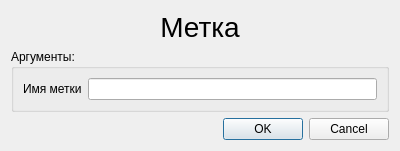
<?xml version="1.0" encoding="UTF-8"?>
<ui version="4.0">
 <class>LabelDialog</class>
 <widget class="QDialog" name="LabelDialog">
  <property name="geometry">
   <rect>
    <x>0</x>
    <y>0</y>
    <width>400</width>
    <height>150</height>
   </rect>
  </property>
  <property name="windowTitle">
   <string>Метка</string>
  </property>
  <property name="toolTip">
   <string>&lt;html&gt;&lt;head/&gt;&lt;body&gt;&lt;p align=&quot;justify&quot;&gt;&lt;span style=&quot; font-size:12pt;&quot;&gt;Быстрая клавиша &lt;/span&gt;&lt;span style=&quot; font-size:12pt; color:#3300ff;&quot;&gt;I &lt;/span&gt;&lt;span style=&quot; font-size:12pt;&quot;&gt;&lt;br/&gt;МЕТКА [&lt;/span&gt;&lt;span style=&quot; font-size:12pt; font-weight:600;&quot;&gt; ИМЯ МЕТКИ &lt;/span&gt;&lt;span style=&quot; font-size:12pt;&quot;&gt;] &lt;br/&gt;Создает метку с именем [ИМЯ МЕТКИ] &lt;br/&gt;&lt;/span&gt;&lt;span style=&quot; font-size:12pt; font-weight:600;&quot;&gt;ИМЯ МЕТКИ &lt;/span&gt;&lt;span style=&quot; font-size:12pt;&quot;&gt;– строка символов, задающая имя метки. &lt;/span&gt;&lt;/p&gt;&lt;/body&gt;&lt;/html&gt;</string>
  </property>
  <property name="whatsThis">
   <string>&lt;html&gt;&lt;head/&gt;&lt;body&gt;&lt;p align=&quot;justify&quot;&gt;&lt;span style=&quot; font-size:12pt;&quot;&gt;Быстрая клавиша &lt;/span&gt;&lt;span style=&quot; font-size:12pt; color:#3300ff;&quot;&gt;I &lt;/span&gt;&lt;span style=&quot; font-size:12pt;&quot;&gt;&lt;br/&gt;МЕТКА [&lt;/span&gt;&lt;span style=&quot; font-size:12pt; font-weight:600;&quot;&gt; ИМЯ МЕТКИ &lt;/span&gt;&lt;span style=&quot; font-size:12pt;&quot;&gt;] &lt;br/&gt;Создает метку с именем [ИМЯ МЕТКИ] &lt;br/&gt;&lt;/span&gt;&lt;span style=&quot; font-size:12pt; font-weight:600;&quot;&gt;ИМЯ МЕТКИ &lt;/span&gt;&lt;span style=&quot; font-size:12pt;&quot;&gt;– строка символов, задающая имя метки. &lt;/span&gt;&lt;/p&gt;&lt;/body&gt;&lt;/html&gt;</string>
  </property>
  <layout class="QVBoxLayout" name="verticalLayout">
   <item>
    <widget class="QLabel" name="label_label_title">
     <property name="font">
      <font>
       <pointsize>21</pointsize>
      </font>
     </property>
     <property name="text">
      <string>Метка</string>
     </property>
     <property name="alignment">
      <set>Qt::AlignCenter</set>
     </property>
    </widget>
   </item>
   <item>
    <widget class="QGroupBox" name="label_arguments_groupBox">
     <property name="title">
      <string>Аргументы:</string>
     </property>
     <layout class="QHBoxLayout" name="horizontalLayout">
      <item>
       <widget class="QLabel" name="label_label_name">
        <property name="text">
         <string>Имя метки</string>
        </property>
       </widget>
      </item>
      <item>
       <widget class="QLineEdit" name="label_lineEdit_name"/>
      </item>
     </layout>
    </widget>
   </item>
   <item>
    <widget class="QDialogButtonBox" name="buttonBox">
     <property name="orientation">
      <enum>Qt::Horizontal</enum>
     </property>
     <property name="standardButtons">
      <set>QDialogButtonBox::Cancel|QDialogButtonBox::Ok</set>
     </property>
    </widget>
   </item>
  </layout>
 </widget>
 <resources/>
 <connections>
  <connection>
   <sender>buttonBox</sender>
   <signal>accepted()</signal>
   <receiver>LabelDialog</receiver>
   <slot>accept()</slot>
   <hints>
    <hint type="sourcelabel">
     <x>248</x>
     <y>254</y>
    </hint>
    <hint type="destinationlabel">
     <x>157</x>
     <y>274</y>
    </hint>
   </hints>
  </connection>
  <connection>
   <sender>buttonBox</sender>
   <signal>rejected()</signal>
   <receiver>LabelDialog</receiver>
   <slot>reject()</slot>
   <hints>
    <hint type="sourcelabel">
     <x>316</x>
     <y>260</y>
    </hint>
    <hint type="destinationlabel">
     <x>286</x>
     <y>274</y>
    </hint>
   </hints>
  </connection>
 </connections>
</ui>
